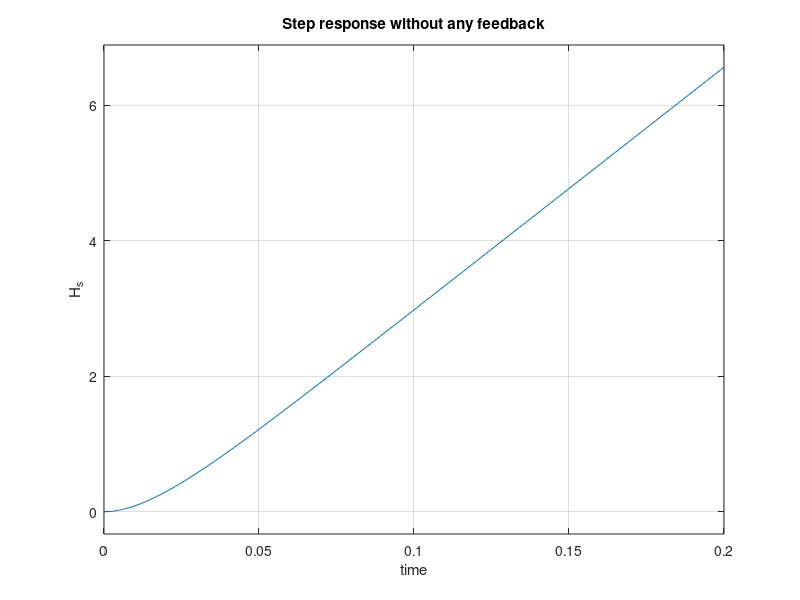

The MATLAB source for this figure: (Note: this script raises an error after producing the figure.)
%% Genetic algorithm for exercise 3 speed
clear all 
close all 
clc

% Given values 

J = 3.2284*10^(-6); 
b = 3.5077*10^(-6); 
K = 0.0274; 
R = 4 ; 
L = 2.75*10^(-6); 

% For the transfer function 

p0 = K ;
r0 = 0; 
r1 = R*b+K^2; 
r2 = b*L+R*J;
r3 = J*L; 

%% Transfer function 
 
s = tf('s'); 
H_s = p0/(r0 + r1*s + r2*s^2 + r3*s^3); 
H_s = minreal(H_s);

%% Step response 

t = 0:0.001:0.2;
subplot(2, 1, 1); 
step(H_s,t); 
xlabel('time'); 
ylabel('H_s');
title('Step response without any feedback'); 
info = stepinfo(H_s);

%% Genetic algorithm - cf function

s = tf('s');  
Kp = 89.63913264044302;  
Ki = 99.95682816871158;
Kd = 0.3505876309549798;

pid_c = Kp + Ki/s + Kd*s;

subplot(2, 1, 2); 
step(feedback(pid_c*H_s, 1)); 
xlabel('time'); 
ylabel('H_s');
title('Step response PID designed by genetic algorithm'); 

figure(2) 
step(feedback(pid_c*H_s, 1)); 
xlabel('time'); 
ylabel('H_s');
title('Step response PID designed by genetic algorithm'); 